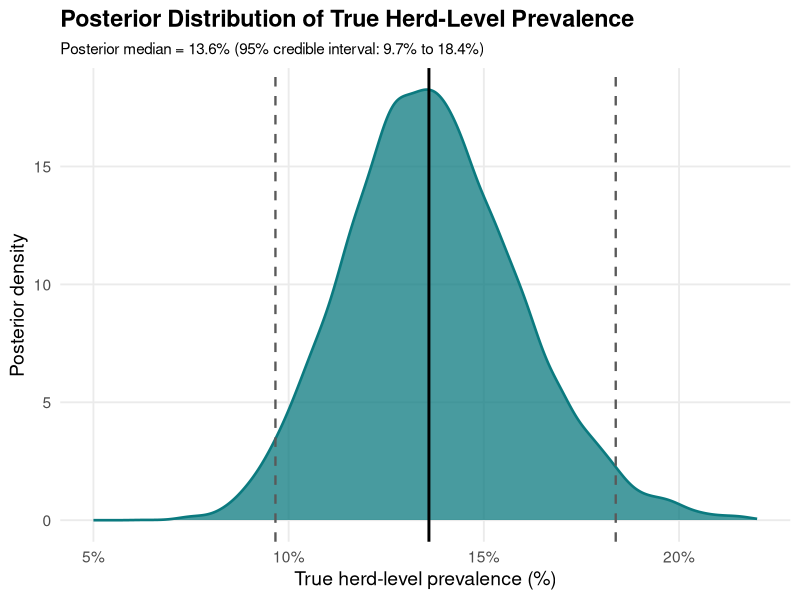
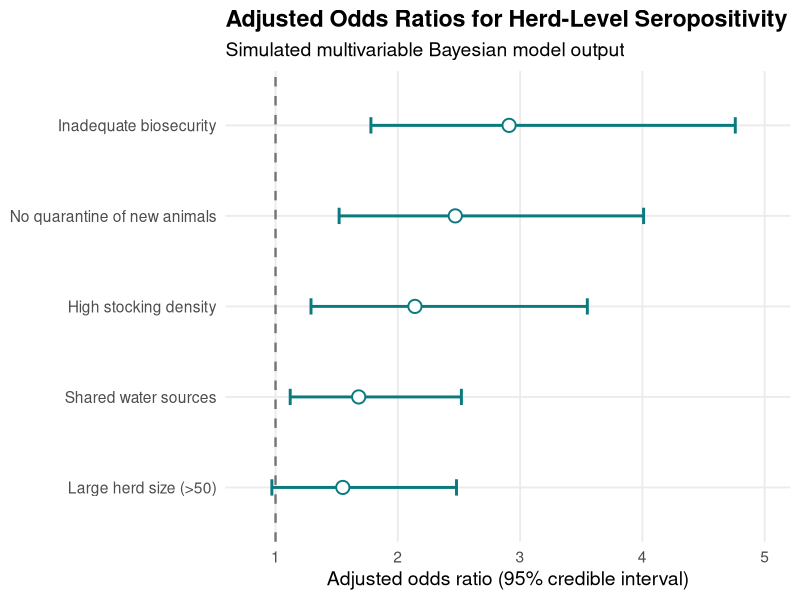
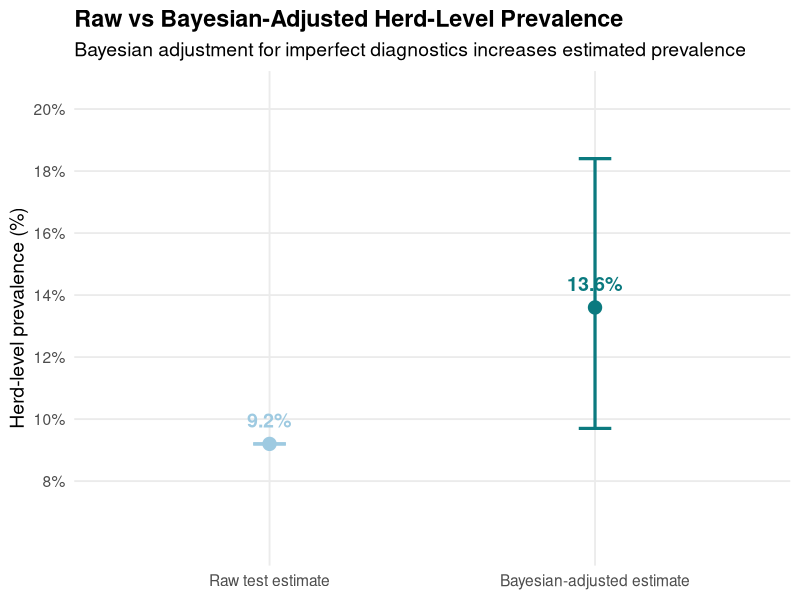
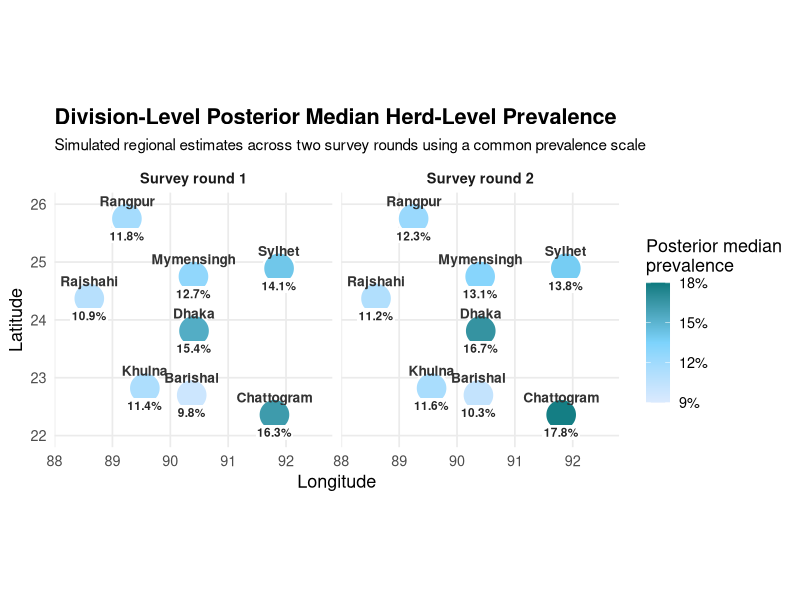
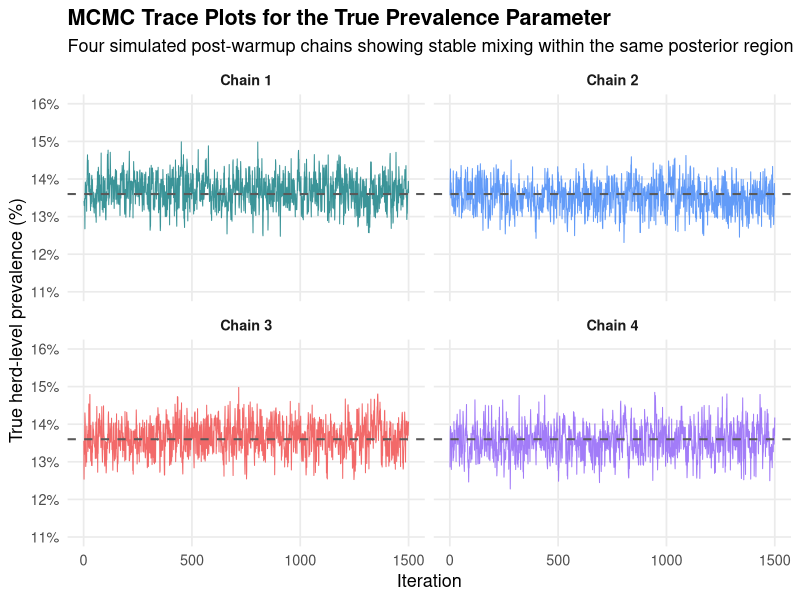
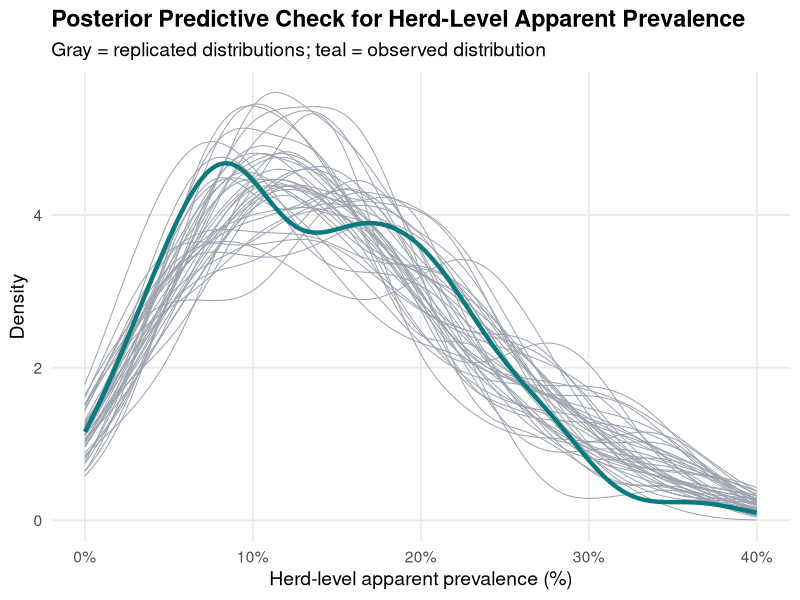
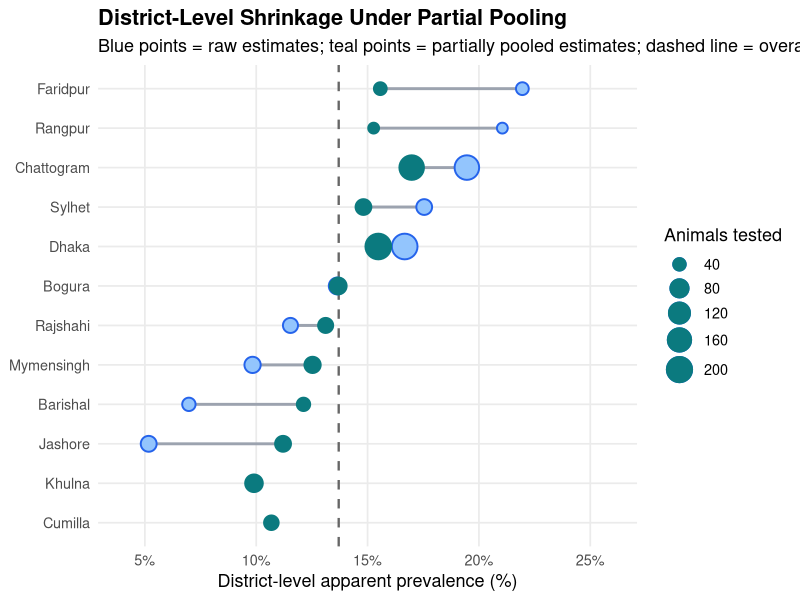
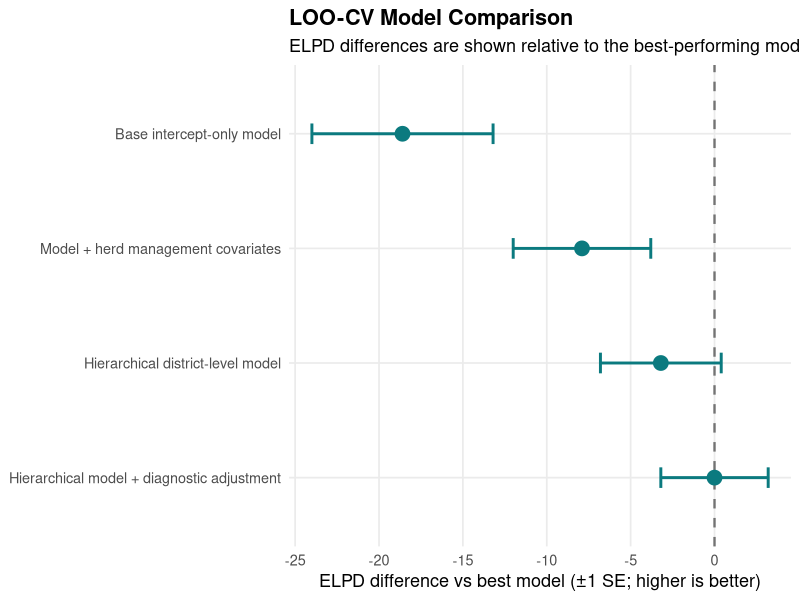

Generate these figures, in order, with R:
## ---- chunk 1
#| echo: false
#| warning: false
#| message: false
#| fig-width: 8.5
#| fig-height: 5.2
#| fig-align: center

library(ggplot2)
library(scales)

set.seed(2026)

# Simulated posterior draws for true herd-level prevalence
# Chosen to reflect a Bayesian prevalence estimate centered near 13.7%
# and constrained to the epidemiologically valid range of 0 to 1.
posterior_prev <- rbeta(12000, shape1 = 33, shape2 = 208)

post_median <- median(posterior_prev)
post_lower  <- quantile(posterior_prev, 0.025)
post_upper  <- quantile(posterior_prev, 0.975)

subtitle_text <- paste0(
  "Posterior median = ", percent(post_median, accuracy = 0.1),
  " (95% credible interval: ",
  percent(post_lower, accuracy = 0.1), " to ",
  percent(post_upper, accuracy = 0.1), ")"
)

posterior_df <- data.frame(prevalence = posterior_prev)

ggplot(posterior_df, aes(x = prevalence)) +
  geom_density(
    fill = "#0b7a7f",
    alpha = 0.75,
    color = "#0b7a7f",
    linewidth = 0.9
  ) +
  geom_vline(xintercept = post_median, linewidth = 1.0) +
  geom_vline(xintercept = c(post_lower, post_upper),
             linetype = "dashed", linewidth = 0.8, color = "gray35") +
scale_x_continuous(
  labels = percent_format(accuracy = 1),
  limits = c(0.05, 0.22),
  breaks = c(0.05, 0.10, 0.15, 0.20)
) +
  labs(
    title = "Posterior Distribution of True Herd-Level Prevalence",
    subtitle = subtitle_text,
    x = "True herd-level prevalence (%)",
    y = "Posterior density"
  ) +
  theme_minimal(base_size = 14) +
  theme(
    plot.title = element_text(face = "bold"),
    plot.subtitle = element_text(size = 11),
    panel.grid.minor = element_blank()
  )
## ---- chunk 2
#| echo: false
#| warning: false
#| message: false
#| fig-width: 8.8
#| fig-height: 5.6
#| fig-align: center

library(ggplot2)

risk_data <- data.frame(
  factor = c(
    "Inadequate biosecurity",
    "No quarantine of new animals",
    "High stocking density",
    "Shared water sources",
    "Large herd size (>50)"
  ),
  or = c(2.91, 2.47, 2.14, 1.68, 1.55),
  lower = c(1.78, 1.52, 1.29, 1.12, 0.97),
  upper = c(4.76, 4.01, 3.55, 2.52, 2.48)
)

ggplot(risk_data, aes(x = or, y = reorder(factor, or))) +
  geom_vline(xintercept = 1, linetype = "dashed", color = "gray45", linewidth = 0.8) +
  geom_errorbarh(
    aes(xmin = lower, xmax = upper),
    height = 0.18,
    linewidth = 1.0,
    color = "#0b7a7f"
  ) +
  geom_point(
    size = 3.8,
    shape = 21,
    stroke = 1.0,
    fill = "white",
    color = "#0b7a7f"
  ) +
  scale_x_continuous(
  limits = c(0.8, 5.0),
  breaks = c(1, 2, 3, 4, 5)
) +
  labs(
    title = "Adjusted Odds Ratios for Herd-Level Seropositivity",
    subtitle = "Simulated multivariable Bayesian model output",
    x = "Adjusted odds ratio (95% credible interval)",
    y = NULL
  ) +
  theme_minimal(base_size = 14) +
  theme(
    plot.title = element_text(face = "bold"),
    panel.grid.minor = element_blank()
  )
## ---- chunk 3
#| echo: false
#| warning: false
#| message: false
#| fig-width: 8.2
#| fig-height: 5.2
#| fig-align: center

library(ggplot2)
library(scales)

comparison_data <- data.frame(
  type = factor(
    c("Raw test estimate", "Bayesian-adjusted estimate"),
    levels = c("Raw test estimate", "Bayesian-adjusted estimate")
  ),
  estimate = c(0.092, 0.136),
  lower = c(0.092, 0.097),
  upper = c(0.092, 0.184),
  label = c("9.2%", "13.6%")
)

ggplot(comparison_data, aes(x = type, y = estimate, color = type)) +
  geom_errorbar(
    aes(ymin = lower, ymax = upper),
    width = 0.10,
    linewidth = 1.1,
    show.legend = FALSE
  ) +
  geom_point(
    size = 4.2,
    show.legend = FALSE
  ) +
  geom_text(
    aes(label = label),
    vjust = -1.1,
    size = 5,
    fontface = "bold",
    show.legend = FALSE
  ) +
  scale_y_continuous(
    labels = percent_format(accuracy = 1),
    limits = c(0.06, 0.205),
    breaks = c(0.08, 0.10, 0.12, 0.14, 0.16, 0.18, 0.20)
  ) +
  scale_color_manual(values = c("#9ecae1", "#0b7a7f")) +
  labs(
    title = "Raw vs Bayesian-Adjusted Herd-Level Prevalence",
   subtitle = "Bayesian adjustment for imperfect diagnostics increases estimated prevalence",
    x = NULL,
    y = "Herd-level prevalence (%)"
  ) +
  theme_minimal(base_size = 14) +
  theme(
    plot.title = element_text(face = "bold"),
    panel.grid.minor = element_blank()
  )
## ---- chunk 4
#| echo: false
#| warning: false
#| message: false
#| fig-width: 9.2
#| fig-height: 6.2
#| fig-align: center

library(ggplot2)
library(scales)

spatiotemp <- data.frame(
  region = rep(c("Rangpur", "Rajshahi", "Mymensingh", "Dhaka",
                 "Khulna", "Barishal", "Sylhet", "Chattogram"), 2),
  lon = rep(c(89.25, 88.60, 90.40, 90.41, 89.56, 90.37, 91.88, 91.80), 2),
  lat = rep(c(25.75, 24.37, 24.75, 23.81, 22.82, 22.70, 24.89, 22.36), 2),
  round = c(rep("Survey round 1", 8), rep("Survey round 2", 8)),
  prevalence = c(
    0.118, 0.109, 0.127, 0.154, 0.114, 0.098, 0.141, 0.163,
    0.123, 0.112, 0.131, 0.167, 0.116, 0.103, 0.138, 0.178
  )
)

ggplot(spatiotemp, aes(x = lon, y = lat)) +
  geom_point(
    aes(fill = prevalence),
    shape = 21,
    size = 10,
    color = "white",
    stroke = 1.2
  ) +
  geom_text(
    aes(label = region),
    nudge_y = 0.30,
    size = 3.5,
    fontface = "bold",
    color = "gray20"
  ) +
geom_label(
  aes(label = percent(prevalence, accuracy = 0.1)),
  nudge_y = -0.30,
  size = 3.0,
  fontface = "bold",
  color = "gray15",
  fill = "white",
  label.size = 0,
  label.padding = unit(0.10, "lines")
) +
  facet_wrap(~round) +
  coord_fixed(
    xlim = c(88.0, 92.8),
    ylim = c(21.8, 26.2),
    expand = FALSE
  ) +
  scale_fill_gradientn(
    colours = c("#dbeafe", "#7dd3fc", "#0b7a7f"),
    limits = c(0.09, 0.18),
    breaks = c(0.09, 0.12, 0.15, 0.18),
    labels = percent_format(accuracy = 1),
    name = "Posterior median\nprevalence"
  ) +
  labs(
    title = "Division-Level Posterior Median Herd-Level Prevalence",
    subtitle = "Simulated regional estimates across two survey rounds using a common prevalence scale",
    x = "Longitude",
    y = "Latitude"
  ) +
  theme_minimal(base_size = 13) +
  theme(
    plot.title = element_text(face = "bold"),
    plot.subtitle = element_text(size = 11),
    strip.text = element_text(face = "bold"),
    panel.grid.minor = element_blank(),
    legend.position = "right"
  )
## ---- chunk 5
#| echo: false
#| warning: false
#| message: false
#| fig-width: 9.2
#| fig-height: 6.2
#| fig-align: center

library(ggplot2)
library(scales)

set.seed(2026)

n_iter <- 1500
target <- 0.136

chain_1 <- target + as.numeric(arima.sim(model = list(ar = 0.45), n = n_iter, sd = 0.0036)) + 0.0008
chain_2 <- target + as.numeric(arima.sim(model = list(ar = 0.42), n = n_iter, sd = 0.0035)) - 0.0006
chain_3 <- target + as.numeric(arima.sim(model = list(ar = 0.44), n = n_iter, sd = 0.0037)) + 0.0004
chain_4 <- target + as.numeric(arima.sim(model = list(ar = 0.43), n = n_iter, sd = 0.0035)) - 0.0005

trace_data <- data.frame(
  iteration = rep(1:n_iter, 4),
  value = c(chain_1, chain_2, chain_3, chain_4),
  chain = factor(rep(c("Chain 1", "Chain 2", "Chain 3", "Chain 4"), each = n_iter))
)

trace_data$value <- pmin(pmax(trace_data$value, 0.11), 0.16)

ggplot(trace_data, aes(x = iteration, y = value, color = chain)) +
  geom_line(linewidth = 0.35, alpha = 0.80, show.legend = FALSE) +
  geom_hline(yintercept = target, linetype = "dashed", color = "gray35", linewidth = 0.7) +
  facet_wrap(~chain, ncol = 2) +
  scale_y_continuous(
    labels = percent_format(accuracy = 1),
    limits = c(0.11, 0.16),
    breaks = c(0.11, 0.12, 0.13, 0.14, 0.15, 0.16)
  ) +
  scale_color_manual(values = c("#0b7a7f", "#3b82f6", "#ef4444", "#8b5cf6")) +
  labs(
    title = "MCMC Trace Plots for the True Prevalence Parameter",
    subtitle = "Four simulated post-warmup chains showing stable mixing within the same posterior region",
    x = "Iteration",
    y = "True herd-level prevalence (%)"
  ) +
  theme_minimal(base_size = 13) +
  theme(
    plot.title = element_text(face = "bold"),
    strip.text = element_text(face = "bold"),
    panel.grid.minor = element_blank()
  )
## ---- chunk 6
#| echo: false
#| warning: false
#| message: false
#| fig-width: 9
#| fig-height: 6
#| fig-align: center

library(ggplot2)
library(scales)

set.seed(2026)

# Simulated herd sizes
n_herds <- 120
herd_size <- sample(20:80, n_herds, replace = TRUE)

# Observed herd-level apparent prevalence with between-herd heterogeneity
true_p_obs <- rbeta(n_herds, shape1 = 3.2, shape2 = 18.5)
y_obs <- rbinom(n_herds, size = herd_size, prob = true_p_obs)
obs_prev <- y_obs / herd_size

# Posterior predictive replicated datasets
n_rep <- 40
rep_prev_list <- lapply(1:n_rep, function(i) {
  p_rep <- rbeta(n_herds, shape1 = 3.3, shape2 = 18.2)
  y_rep <- rbinom(n_herds, size = herd_size, prob = p_rep)
  data.frame(
    prevalence = y_rep / herd_size,
    replicate = paste0("Rep ", i)
  )
})

ppc_long <- do.call(rbind, rep_prev_list)
obs_df <- data.frame(prevalence = obs_prev)

ggplot() +
  geom_density(
    data = ppc_long,
    aes(x = prevalence, group = replicate),
    color = "#9ca3af",
    alpha = 0.28,
    linewidth = 0.35
  ) +
  geom_density(
    data = obs_df,
    aes(x = prevalence),
    color = "#0b7a7f",
    linewidth = 1.5
  ) +
  scale_x_continuous(
    labels = percent_format(accuracy = 1),
    limits = c(0, 0.40),
    breaks = c(0, 0.10, 0.20, 0.30, 0.40)
  ) +
  labs(
    title = "Posterior Predictive Check for Herd-Level Apparent Prevalence",
subtitle = "Gray = replicated distributions; teal = observed distribution",
    x = "Herd-level apparent prevalence (%)",
    y = "Density"
  ) +
  theme_minimal(base_size = 14) +
  theme(
    plot.title = element_text(face = "bold"),
    panel.grid.minor = element_blank()
  )
## ---- chunk 7
#| echo: false
#| warning: false
#| message: false
#| fig-width: 9.2
#| fig-height: 6.6
#| fig-align: center

library(ggplot2)
library(scales)

set.seed(2026)

district_data <- data.frame(
  district = c("Rangpur", "Rajshahi", "Mymensingh", "Dhaka",
               "Khulna", "Barishal", "Sylhet", "Chattogram",
               "Cumilla", "Bogura", "Jashore", "Faridpur"),
  n_tested = c(38, 52, 61, 210, 74, 43, 57, 185, 49, 66, 58, 41),
  true_prev = c(0.18, 0.11, 0.14, 0.16, 0.09, 0.07, 0.13, 0.19, 0.10, 0.12, 0.08, 0.15)
)

district_data$positive <- rbinom(
  n = nrow(district_data),
  size = district_data$n_tested,
  prob = district_data$true_prev
)

district_data$raw_prev <- district_data$positive / district_data$n_tested
overall_prev <- sum(district_data$positive) / sum(district_data$n_tested)

# Simple shrinkage approximation to mimic partial pooling:
# smaller districts are pulled more strongly toward the overall mean
district_data$weight <- district_data$n_tested / (district_data$n_tested + 140)
district_data$pooled_prev <- district_data$weight * district_data$raw_prev +
  (1 - district_data$weight) * overall_prev

district_data$district <- reorder(district_data$district, district_data$raw_prev)

ggplot(district_data, aes(y = district)) +
  geom_vline(
    xintercept = overall_prev,
    linetype = "dashed",
    color = "gray40",
    linewidth = 0.8
  ) +
  geom_segment(
    aes(x = pooled_prev, xend = raw_prev, yend = district),
    color = "#9ca3af",
    linewidth = 1.0
  ) +
  geom_point(
    aes(x = raw_prev, size = n_tested),
    shape = 21,
    fill = "#93c5fd",
    color = "#2563eb",
    stroke = 1
  ) +
  geom_point(
    aes(x = pooled_prev, size = n_tested),
    shape = 21,
    fill = "#0b7a7f",
    color = "#0b7a7f",
    stroke = 1
  ) +
  scale_x_continuous(
    labels = percent_format(accuracy = 1),
    limits = c(0.04, 0.26),
    breaks = c(0.05, 0.10, 0.15, 0.20, 0.25)
  ) +
  scale_size_continuous(
    range = c(3, 8),
    breaks = c(40, 80, 120, 160, 200),
    name = "Animals tested"
  ) +
  labs(
    title = "District-Level Shrinkage Under Partial Pooling",
    subtitle = "Blue points = raw estimates; teal points = partially pooled estimates; dashed line = overall mean",
    x = "District-level apparent prevalence (%)",
    y = NULL
  ) +
  theme_minimal(base_size = 13) +
  theme(
    plot.title = element_text(face = "bold"),
    panel.grid.minor = element_blank(),
    legend.position = "right"
  )
## ---- chunk 8
#| echo: false
#| warning: false
#| message: false
#| fig-width: 8.8
#| fig-height: 5.8
#| fig-align: center

library(ggplot2)

loo_data <- data.frame(
  model = c(
    "Base intercept-only model",
    "Model + herd management covariates",
    "Hierarchical district-level model",
    "Hierarchical model + diagnostic adjustment"
  ),
  elpd_diff = c(-18.6, -7.9, -3.2, 0.0),
  se = c(5.4, 4.1, 3.6, 3.2)
)

loo_data$model <- factor(loo_data$model, levels = rev(loo_data$model))

ggplot(loo_data, aes(x = elpd_diff, y = model)) +
  geom_vline(xintercept = 0, linetype = "dashed", color = "gray45", linewidth = 0.8) +
  geom_errorbarh(
    aes(xmin = elpd_diff - se, xmax = elpd_diff + se),
    height = 0.18,
    linewidth = 1.0,
    color = "#0b7a7f"
  ) +
  geom_point(
    size = 4.0,
    shape = 21,
    stroke = 1.0,
    fill = "#0b7a7f",
    color = "#0b7a7f"
  ) +
  labs(
    title = "LOO-CV Model Comparison",
    subtitle = "ELPD differences are shown relative to the best-performing model",
    x = "ELPD difference vs best model (±1 SE; higher is better)",
    y = NULL
  ) +
  theme_minimal(base_size = 13) +
  theme(
    plot.title = element_text(face = "bold"),
    panel.grid.minor = element_blank()
  )
## ---- chunk 9
#| echo: false
#| warning: false
#| message: false
#| fig-width: 9
#| fig-height: 6
#| fig-align: center

library(ggplot2)

sens_data <- data.frame(
  assumption = c(
    "Specificity decreased by 2%",
    "Sensitivity decreased by 5%",
    "Prior mean increased",
    "Prior mean decreased",
    "Sensitivity increased by 5%",
    "Specificity increased by 2%"
  ),
  change_pp = c(2.4, 1.3, 0.8, -0.7, -1.0, -2.1)
)

sens_data <- sens_data[order(abs(sens_data$change_pp), decreasing = TRUE), ]
sens_data$assumption <- factor(sens_data$assumption, levels = rev(sens_data$assumption))

ggplot(sens_data, aes(x = change_pp, y = assumption, fill = change_pp > 0)) +
  geom_col(width = 0.68, show.legend = FALSE) +
  geom_vline(xintercept = 0, linetype = "dashed", color = "gray45", linewidth = 0.8) +
  geom_text(
    aes(label = sprintf("%+.1f pp", change_pp)),
    hjust = ifelse(sens_data$change_pp > 0, -0.15, 1.15),
    size = 4
  ) +
  scale_fill_manual(values = c("#9ecae1", "#0b7a7f")) +
  scale_x_continuous(
    limits = c(-3.0, 3.0),
    breaks = c(-3, -2, -1, 0, 1, 2, 3)
  ) +
  labs(
    title = "Sensitivity of the Posterior Prevalence Estimate",
    subtitle = "One-way sensitivity analysis under plausible assumptions",
    x = "Change in posterior median prevalence (percentage points)",
    y = NULL
  ) +
  theme_minimal(base_size = 13) +
  theme(
    plot.title = element_text(face = "bold"),
    panel.grid.minor = element_blank()
  )
## ---- chunk 10
#| echo: false
#| warning: false
#| message: false
#| fig-width: 8
#| fig-height: 7
#| fig-align: center

library(ggplot2)
library(pROC)
library(tibble)
set.seed(2026)

# Simulated continuous test scores for non-diseased and diseased animals
n <- 500
disease <- rbinom(n, 1, 0.15)

score_raw <- ifelse(
  disease == 1,
  rnorm(n, mean = 0.66, sd = 0.17),
  rnorm(n, mean = 0.36, sd = 0.16)
)

# Keep scores on a plausible 0–1 scale
score <- pmin(pmax(score_raw, 0), 1)

df_roc <- tibble(
  disease = disease,
  score = score
)
roc_obj <- roc(response = df_roc$disease, predictor = df_roc$score, quiet = TRUE)

roc_df <- tibble(
  fpr = 1 - roc_obj$specificities,
  tpr = roc_obj$sensitivities
)

auc_value <- as.numeric(auc(roc_obj))
ggplot(roc_df, aes(x = fpr, y = tpr)) +
  geom_abline(
    slope = 1, intercept = 0,
    linetype = "dashed", color = "gray60", linewidth = 0.8
  ) +
  geom_line(linewidth = 1.2, color = "#1f77b4") +
  coord_equal() +
  labs(
    title = "ROC Curve for Diagnostic Test Performance",
    subtitle = paste0("Illustrative diagnostic discrimination (AUC = ", sprintf("%.2f", auc_value), ")"),
    x = "1 - Specificity",
    y = "Sensitivity"
  ) +
  theme_minimal(base_size = 14) +
  theme(
    plot.title = element_text(face = "bold"),
    panel.grid.minor = element_blank()
  )
## ---- chunk 11
#| echo: false
#| warning: false
#| message: false
#| fig-width: 10
#| fig-height: 6
#| fig-align: center

library(ggplot2)
library(tibble)

set.seed(2026)

# Simulated continuous assay values from three latent subpopulations
n <- 1200
component <- sample(1:3, n, replace = TRUE, prob = c(0.50, 0.32, 0.18))

mu <- c(0.10, 0.21, 0.36)
sigma <- c(0.03, 0.05, 0.06)

value_raw <- rnorm(n, mean = mu[component], sd = sigma[component])
value <- pmax(value_raw, 0)

df_mix <- tibble(
  value = value,
  component = factor(component)
)

x_grid <- seq(0, max(df_mix$value) * 1.05, length.out = 500)

comp_df <- tibble(
  x = rep(x_grid, 3),
  density = c(
    0.50 * dnorm(x_grid, mean = mu[1], sd = sigma[1]),
    0.32 * dnorm(x_grid, mean = mu[2], sd = sigma[2]),
    0.18 * dnorm(x_grid, mean = mu[3], sd = sigma[3])
  ),
  component = factor(
rep(c("Low-signal subgroup", "Intermediate-signal subgroup", "High-signal subgroup"), each = length(x_grid)),
levels = c("Low-signal subgroup", "Intermediate-signal subgroup", "High-signal subgroup")
  )
)

mix_df <- tibble(
  x = x_grid,
  density =
    0.50 * dnorm(x_grid, mean = mu[1], sd = sigma[1]) +
    0.32 * dnorm(x_grid, mean = mu[2], sd = sigma[2]) +
    0.18 * dnorm(x_grid, mean = mu[3], sd = sigma[3])
)

ggplot(df_mix, aes(x = value)) +
  geom_histogram(
    aes(y = after_stat(density)),
    bins = 55,
    fill = "gray85",
    color = "gray55",
    linewidth = 0.3
  ) +
  geom_line(
    data = comp_df,
    aes(x = x, y = density, color = component),
    linewidth = 1.1
  ) +
  geom_line(
    data = mix_df,
    aes(x = x, y = density),
    linewidth = 1.3,
    color = "black"
  ) +
  labs(
    title = "Finite Mixture Model Components",
    subtitle = "Illustrative finite-mixture decomposition of a heterogeneous assay-signal distribution",
    x = "Assay value",
    y = "Density",
    color = NULL
  ) +
  theme_minimal(base_size = 14) +
  theme(
    plot.title = element_text(face = "bold"),
    panel.grid.minor = element_blank(),
    legend.position = "top"
  )
## ---- chunk 12
#| echo: false
#| warning: false
#| message: false
#| fig-width: 10
#| fig-height: 6.5
#| fig-align: center

library(ggplot2)
library(tibble)
set.seed(2026)

# Simulated standardized assay values from three overlapping latent classes
n <- 5000
latent_class <- sample(
  c("Low-signal", "Intermediate-signal", "High-signal"),
  n,
  replace = TRUE,
  prob = c(0.60, 0.25, 0.15)
)

value <- ifelse(
  latent_class == "Low-signal",
  rnorm(n, mean = -1.35, sd = 0.20),
  ifelse(
    latent_class == "Intermediate-signal",
    rnorm(n, mean = -0.55, sd = 0.38),
    rnorm(n, mean = 1.15, sd = 0.40)
  )
)

df_cut <- tibble(
  value = value,
  latent_class = factor(
    latent_class,
    levels = c("Low-signal", "Intermediate-signal", "High-signal")
  )
)

cutoff_1 <- -1.05
cutoff_2 <- 0.45
x_grid <- seq(min(df_cut$value), max(df_cut$value), length.out = 600)

comp_cut_df <- tibble(
  x = rep(x_grid, 3),
  density = c(
    0.60 * dnorm(x_grid, mean = -1.35, sd = 0.20),
    0.25 * dnorm(x_grid, mean = -0.55, sd = 0.38),
    0.15 * dnorm(x_grid, mean =  1.15, sd = 0.40)
  ),
  latent_class = factor(
    rep(c("Low-signal", "Intermediate-signal", "High-signal"), each = length(x_grid)),
    levels = c("Low-signal", "Intermediate-signal", "High-signal")
  )
)

mix_cut_df <- tibble(
  x = x_grid,
  density =
    0.60 * dnorm(x_grid, mean = -1.35, sd = 0.20) +
    0.25 * dnorm(x_grid, mean = -0.55, sd = 0.38) +
    0.15 * dnorm(x_grid, mean =  1.15, sd = 0.40)
)

ggplot() +
  geom_histogram(
    data = df_cut,
    aes(x = value, y = after_stat(density)),
    bins = 70,
    fill = "gray85",
    color = "gray70",
    linewidth = 0.25
  ) +
  geom_line(
    data = comp_cut_df,
    aes(x = x, y = density, color = latent_class),
    linewidth = 1.3
  ) +
  geom_line(
    data = mix_cut_df,
    aes(x = x, y = density),
    color = "black",
    linewidth = 1.2
  ) +
  geom_vline(
    xintercept = cutoff_1,
    linetype = "dashed",
    color = "gray30",
    linewidth = 0.9
  ) +
  geom_vline(
    xintercept = cutoff_2,
    linetype = "dashed",
    color = "gray30",
    linewidth = 0.9
  ) +
  annotate("text", x = cutoff_1, y = 1.28, label = "Lower threshold", vjust = -0.2, size = 3.6) +
  annotate("text", x = cutoff_2, y = 1.28, label = "Upper threshold", vjust = -0.2, size = 3.6) +
  scale_color_manual(values = c("Low-signal" = "#ef6a5b", "Intermediate-signal" = "#12b33d", "High-signal" = "#5b8ff9")) +
  labs(
    title = "Bayesian Gaussian Mixture Illustration",
    subtitle = "Weighted latent-class densities and overall mixture distribution",
    x = "Standardized assay signal",
    y = "Density",
    color = NULL
  ) +
  theme_minimal(base_size = 14) +
  theme(
    plot.title = element_text(face = "bold"),
    panel.grid.minor = element_blank(),
    legend.position = "top"
  )
